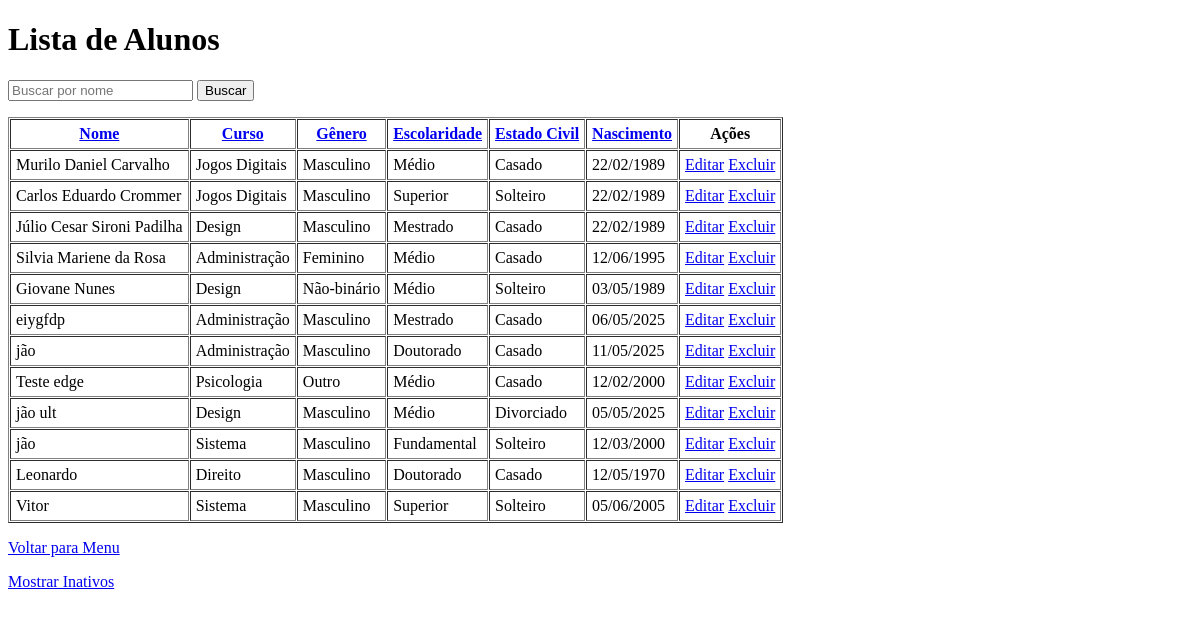
Page /alunos/ on the earlier database version.
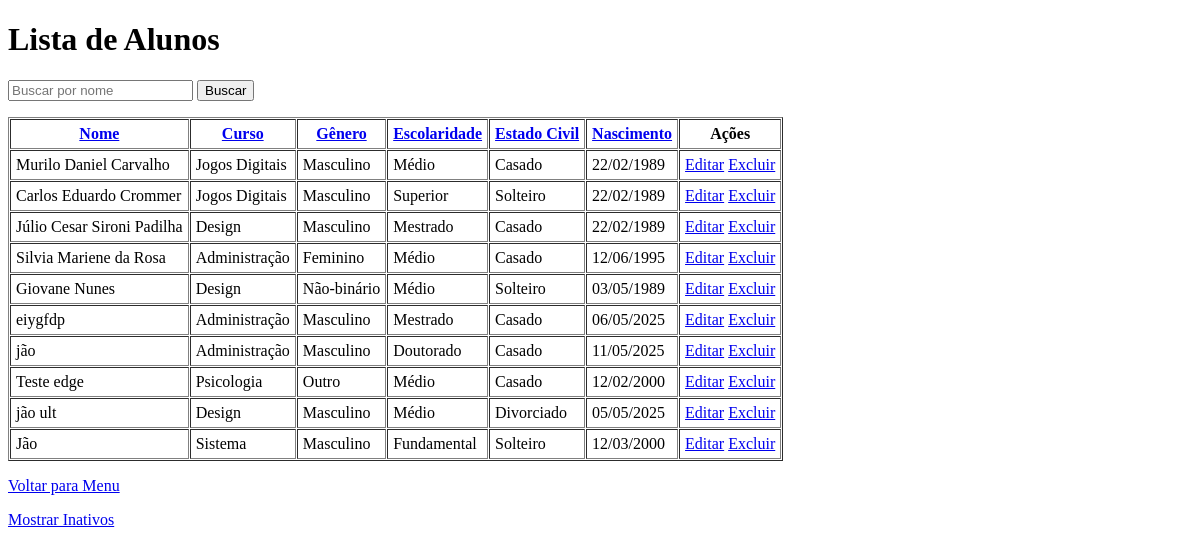
Same page on the later database version.
### academico/models.py (models this page shows, shortened)
class Aluno(models.Model):
    nome = models.CharField(max_length=100)
    data_nascimento = models.DateField()
    cpf = models.CharField(max_length=14, unique=True)
    genero = models.CharField(max_length=2, choices=GENERO_CHOICES)
    estado_civil = models.CharField(
        max_length=30, choices=ESTADO_CIVIL_CHOICES)
    escolaridade = models.CharField(
        max_length=50, choices=ESCOLARIDADE_CHOICES)
    curso = models.ForeignKey(Curso, on_delete=models.RESTRICT)
    ativo = models.BooleanField(default=True)

class Curso(models.Model):
    nome = models.CharField(max_length=100)
    def __str__(self):
        return self.nome

### academico/views.py (the view)
# urls.py: path('alunos/', views.alunos, name='alunos'),
def alunos(request):
    query = request.GET.get('busca', '')
    if query:
        alunos = Aluno.objects.filter(ativo=True, nome__icontains=query)
    else:
        alunos = Aluno.objects.filter(ativo=True)
    dados = {
        'alunos': alunos,
        'ativos': True,
        'query': query,
    }
    return render(request, 'academico/lista_alunos.html', dados)

### academico/templates/academico/lista_alunos.html (shortened to what this page needs)
<!DOCTYPE html>
<html lang="en">
<head>
</head>
<body>
    {% if ativos %}
         <h1>Lista de Alunos</h1>
    {% else %}
        <h1>Lista de Alunos Inativos</h1>
    {% endif %}
    <p>
    <form method="get">
        <input type="text" name="busca" placeholder="Buscar por nome" value="{{ query|default:'' }}">
        <button type="submit">Buscar</button>
    </form>
    </p>
    <table border="1" cellpadding="5" cellspacing="1">
        <tr>
            {% if ativos %}
                <th><a href="{% url 'ordenar_alunos' 'nome' %}?busca={{ query }}">Nome</a></th>
                <th><a href="{% url 'ordenar_alunos' 'curso' %}?busca={{ query }}">Curso</a></th>
                <th><a href="{% url 'ordenar_alunos' 'genero' %}?busca={{ query }}">Gênero</a></th>
                <th><a href="{% url 'ordenar_alunos' 'escolaridade' %}?busca={{ query }}">Escolaridade</a></th>
                <th><a href="{% url 'ordenar_alunos' 'estado_civil' %}?busca={{ query }}">Estado Civil</a></th>
                <th><a href="{% url 'ordenar_alunos' 'data_nascimento' %}?busca={{ query }}">Nascimento</a></th>
                <th>Ações</th>
            {% endif %}
        </tr>
        {% for aluno in alunos %}
        <tr>
            <td>{{ aluno.nome }}</td>
            <td>{{ aluno.curso }}</td>
            <td>{{ aluno.get_genero_display }}</td>
            <td>{{ aluno.get_escolaridade_display }}</td>
            <td>{{ aluno.get_estado_civil_display }}</td>
            <td>{{ aluno.data_nascimento|date:"d/m/Y" }}</td>
            <td>
                {% if ativos %}
                    <a href="{% url 'editar_aluno' aluno.id %}">Editar</a>
                    <a href="{% url 'excluir_aluno' aluno.id %}">Excluir</a>
                {% else %}
                    <a href="{% url 'ativar_aluno' aluno.id %}">Ativar</a>
                {% endif %}
            </td>
        </tr>
        {% endfor %}
    </table>
    <p><a href="{% url 'index' %}">Voltar para Menu</a></p>
    {% if ativos %}
        <p><a href="{% url 'alunos_inativos' %}">Mostrar Inativos</a></p>
    {% else %}
        <p><a href="{% url 'alunos' %}">Mostrar Ativos</a></p>
    {% endif %}
</body>
</html>

Differences in the rows shown:
no longer on this page (row edited): Aluno: nome "Leonardo", curso "Direito", genero "Masculino", escolaridade "Doutorado", estado_civil "Casado", data_nascimento "12/05/1970"
no longer on this page (row edited): Aluno: nome "Vitor", curso "Sistema", genero "Masculino", escolaridade "Superior", estado_civil "Solteiro", data_nascimento "05/06/2005"
changed Aluno "Fundamental": nome "jão" → "Jão"
